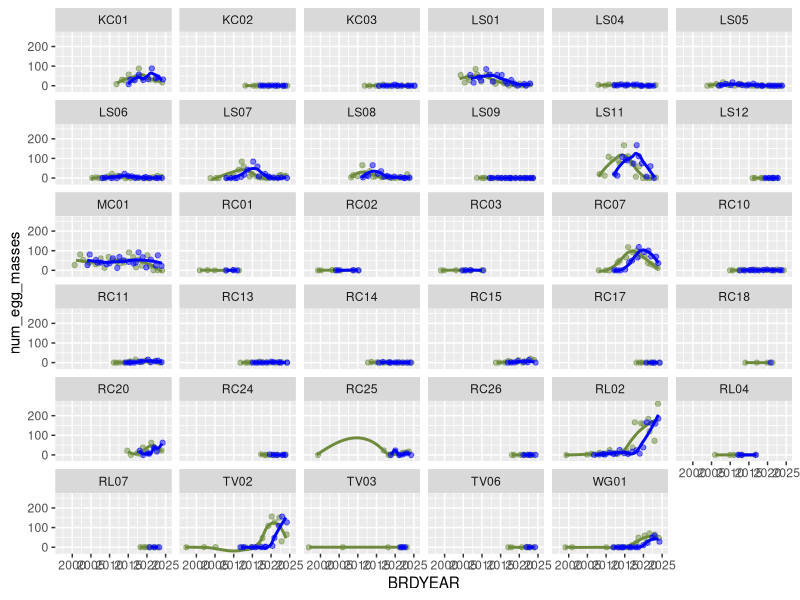
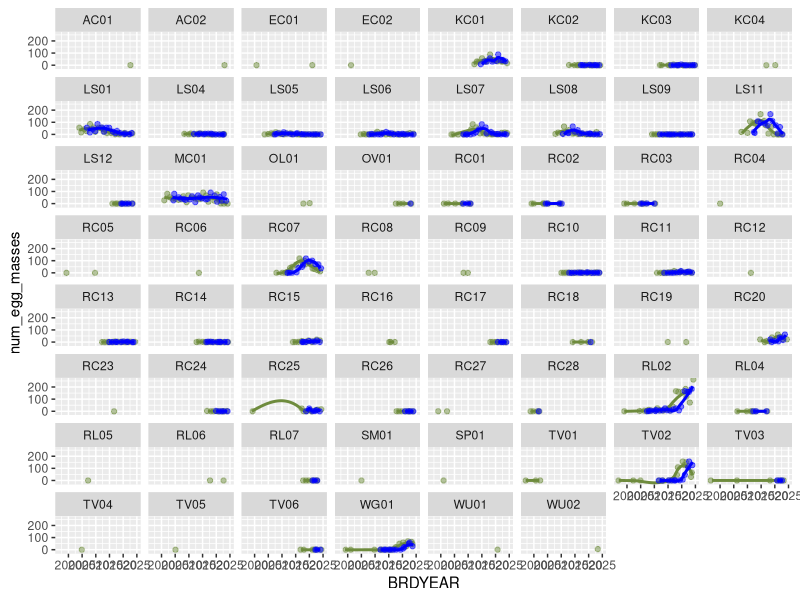

Recreate these plots in R, in order. (Note: this script raises an error after producing the figures.)
## ---- chunk 1
knitr::opts_chunk$set(echo = TRUE)
knitr::opts_chunk$set(warning = FALSE)
## ---- chunk 2
library(dplyr)
library(ggplot2)
library(tidyverse)
setwd(here::here("code"))
# source("1_data_prep.R")
data <- read_csv(here::here("data", "filtered_raw_data.csv"))
between_year_data <- read_csv(here::here("data", "between_year_data.csv"))
complete_btw_data <- read_csv(here::here("data", "complete_btw_data.csv"))
onset_of_breeding_surv <- read_csv(here::here("data", "onset_of_breeding.csv"))
## ---- chunk 3
#summary information of egg masses count

#total number of egg masses is 3939
sum(data$NumberofEggMasses, na.rm = TRUE)

#maximum number of egg masses for a given survey is 25, while the mean is 0.857
summary(data$NumberofEggMasses,na.rm = TRUE)
## ---- chunk 4
statistics <- data %>% 
  group_by(BRDYEAR,Watershed,LocationID) %>% 
  summarize(survey_count = n_distinct(EventGUID),
            mean_egg_num = (sum(NumberofEggMasses, na.rm = TRUE)/survey_count),
            total_egg_num =sum(NumberofEggMasses, na.rm = TRUE),
            firstEgg = min(dayOfWY), 
            lastEgg = max(dayOfWY), 
            breedingLength = max(dayOfWY) - min(dayOfWY))
statistics
## ---- chunk 5
# ranges of each variable for summary data table
data_mins <- data.frame(sapply(data, min, na.rm = TRUE))
data_maxs <- data.frame(sapply(data, max, na.rm = TRUE))
data_means <- data.frame(sapply(data, mean, na.rm = TRUE))
count(data, LocationID)
## ---- chunk 6
summary <- data %>%
  select(BRDYEAR, yearly_rain, yearly_rain_lag, mean_percent_water, mean_percent_sub, interpolated_canopy, WaterTemp, MaxD, WaterSalinity, AirTemp) %>%
  summarise(
    across(everything(), list(min = ~min(., na.rm = TRUE), 
                              max = ~max(., na.rm = TRUE), 
                              mean = ~mean(., na.rm = TRUE)), 
           .names = "{.col}_{.fn}")
  ) %>%
  pivot_longer(cols = everything(), 
               names_to = c("Variable", "Stat"),
               names_pattern = "(.*)_(.*)", 
               values_to = "Value") %>%
  pivot_wider(names_from = Stat, values_from = Value)

num_sites <- data %>% summarise(total_locationIDs = n_distinct(LocationID))
num_watershed <- data %>% summarise(total_watersheds = n_distinct(Watershed))

## ---- chunk 7
between_year_data_lagged <- between_year_data %>%
  group_by(LocationID) %>%
  arrange(BRDYEAR) %>%
  mutate(num_egg_masses_lag = lag(num_egg_masses, n = 3)) %>%
  ungroup()

lag_sites <- ggplot(between_year_data_lagged, aes(x=BRDYEAR)) +
  geom_jitter(aes(y=num_egg_masses), color="darkolivegreen4", alpha=0.5) +
  geom_smooth(aes(y=num_egg_masses), color="darkolivegreen4",alpha=0.3, se=F) +
  geom_jitter(aes(y=num_egg_masses_lag), color="blue", alpha=0.5) +
  geom_smooth(aes(y=num_egg_masses_lag), color="blue", alpha=0.3, se=F) +
  facet_wrap(.~LocationID)

## more relevant, just seemingly (at quick glance) continous sites
cont_btw_lag <- between_year_data_lagged %>% filter(LocationID=='KC01' | LocationID=='KC02' |LocationID=='KC03' | LocationID=='LS01' | LocationID=='LS04' | LocationID=='LS05' | LocationID=='LS06' | LocationID=='LS07' | LocationID=='LS08' | LocationID=='LS09' | LocationID=='LS11' | LocationID=='LS12' | LocationID=='MC01' | LocationID=='RC01' | LocationID=='RC02' | LocationID=='RC03' | LocationID=='RC07' | LocationID=='RC10' | LocationID=='RC11' | LocationID=='RC13' | LocationID=='RC14' | LocationID=='RC15' | LocationID=='RC17' | LocationID=='RC18' | LocationID=='RC20' | LocationID=='RC24' | LocationID=='RC25' | LocationID=='RC26' | LocationID=='RL02' | LocationID=='RL04' | LocationID=='RL07' | LocationID=='TV02' | LocationID=='TV03' | LocationID=='TV06' | LocationID=='WG01')

cont_lag_sites <- ggplot(cont_btw_lag, aes(x=BRDYEAR)) +
  geom_jitter(aes(y=num_egg_masses), color="darkolivegreen4", alpha=0.5) +
  geom_smooth(aes(y=num_egg_masses), color="darkolivegreen4",alpha=0.3, se=F) +
  geom_jitter(aes(y=num_egg_masses_lag), color="blue", alpha=0.5) +
  geom_smooth(aes(y=num_egg_masses_lag), color="blue", alpha=0.3, se=F) +
  facet_wrap(.~LocationID)
## ---- chunk 8
# Darren believes there is data 2004-2010 at Mori/Laguna Salada, Milagra, Big Lagoon, & Rodeo which prompted us to revisit our data before 2010 (prev filtered out)

false_validation <- raw_data %>% select(Validation) %>% 
  group_by(Validation) %>% 
  summarise(Counts=n())

# copied the filtering process used to create "data" from 1_data_prep. ADDED filter <2010
pre2010_data <- unfiltered_data %>% 
  group_by(LocationID, BRDYEAR) %>% 
  summarize(survey_count_site_yr = n_distinct(EventGUID), .groups = "drop") %>% 
  ungroup() %>% 
  full_join(unfiltered_data, by = c("LocationID" = "LocationID", "BRDYEAR" = "BRDYEAR")) %>% 
  filter(survey_count_site_yr > 1) %>% 
  filter(BRDYEAR < 2010) %>%
  mutate(
    Watershed = droplevels(Watershed),
    LocationID = droplevels(LocationID)) %>%
  mutate(
    LocationID = case_when(
      LocationID == "LS02" | LocationID == "LS03" ~ "LS11",
      TRUE ~ LocationID)) %>% 
  mutate(LocationID = case_when( # fix lowercase LocationIDs (ex: rc01 to RC01)
    LocationID == "rc01" ~ "RC01",
    LocationID == "rc02" ~ "RC02",
    LocationID == "rc03" ~ "RC03",
    TRUE ~ LocationID #keeps other values unchanged
  ))

# between year pre-2010 data
btw_pre2010_data <- pre2010_data %>% 
  select(LocationID, BRDYEAR, Watershed, NumberofEggMasses, AirTemp, WaterTemp, MaxD, WaterSalinity, CoastalSite, yearly_rain, ground_sub, ground_emerg, ground_open_water, interpolated_canopy, water_flow, water_regime) %>% 
  group_by(LocationID, BRDYEAR) %>% 
  summarize(
    mean_max_depth = ifelse(all(is.na(MaxD)), NA, mean(MaxD, na.rm = TRUE)),
    max_depth = ifelse(all(is.na(MaxD)), NA, max(MaxD, na.rm = TRUE)),
    mean_salinity = ifelse(all(is.na(WaterSalinity)), NA, mean(WaterSalinity, na.rm = TRUE)),
    max_salinity = ifelse(all(is.na(WaterSalinity)), NA, max(WaterSalinity, na.rm = TRUE)),
    AirTemp = ifelse(all(is.na(AirTemp)), NA, mean(AirTemp, na.rm = TRUE)),
    WaterTemp = ifelse(all(is.na(WaterTemp)), NA, mean(WaterTemp, na.rm = TRUE)),
    num_egg_masses = sum(NumberofEggMasses, na.rm = TRUE), 
    mean_percent_sub = ifelse(all(is.na(ground_sub)), NA, mean(ground_sub, na.rm = TRUE)),
    mean_percent_emerg = ifelse(all(is.na(ground_emerg)), NA, mean(ground_emerg, na.rm = TRUE)),
    mean_percent_water = ifelse(all(is.na(ground_open_water)), NA, mean(ground_open_water, na.rm = TRUE)),
    across(everything(), ~first(.))) %>% 
  select(-MaxD, -WaterSalinity, -NumberofEggMasses, -ground_sub, -ground_emerg, -ground_open_water) %>% 
  mutate(mean_salinity = if_else(CoastalSite, mean_salinity, 0),
         max_salinity = if_else(CoastalSite, max_salinity, 0)) %>% 
  select(-max_salinity, -mean_salinity) %>% # deleting salinity from between year
  ungroup()


# creating a "complete case" column
btw_pre2010_data$complete_case <- complete.cases(btw_pre2010_data)
complete_btw_pre2010_data <- btw_pre2010_data %>% filter(complete_case == TRUE)


pre2010_eggs <- pre2010_data %>% 
  group_by(BRDYEAR,Watershed,LocationID) %>% 
  summarize(survey_count = n_distinct(EventGUID),
            total_egg_num =sum(NumberofEggMasses, na.rm = TRUE),
            firstEgg = min(dayOfWY))

# onset of breeding pre2010
onset_pre2010 <- onset_of_breeding %>% 
  filter(BRDYEAR < 2010)

# creating a "complete case" column
onset_pre2010$complete_case <- complete.cases(onset_pre2010)
complete_onset_pre2010 <- onset_pre2010 %>% filter(complete_case == TRUE)
## ---- chunk 9
# LOCATIONID: number eggs vs. year
## only pre2010 data
ggplot(btw_pre2010_data, aes(BRDYEAR, num_egg_masses)) +
  geom_point() +
  geom_line() +
  facet_wrap(.~LocationID)

ggplot(btw_pre2010_data, aes(x=BRDYEAR, y=num_egg_masses, color=LocationID)) +
  geom_point() +
  geom_smooth(se=FALSE) +
  xlab("Year")

## all years
ggplot(between_year_data, aes(BRDYEAR, num_egg_masses)) +
  geom_point() +
  geom_line() +
  facet_wrap(.~LocationID)

ggsave('btw year - eggs by location.png', width = 15, height = 8, units = "in", path = "~/Documents/Berkeley/junior 2023-24/spring24/frog job/CRLF2/Output")

ggplot(between_year_data, aes(x=BRDYEAR, y=num_egg_masses, color=LocationID)) +
  geom_point() +
  geom_smooth(se=FALSE) +
  xlab("Year")

# WATERSHED: number eggs vs. year
## only pre2010 data
ggplot(btw_pre2010_data, aes(BRDYEAR, num_egg_masses)) +
  geom_point() +
  geom_line() +
  facet_wrap(.~Watershed)

ggplot(btw_pre2010_data, aes(x=BRDYEAR, y=num_egg_masses, color=Watershed)) +
  geom_point() +
  geom_smooth(se=FALSE) +
  xlab("Year")

## all data
ggplot(between_year_data, aes(BRDYEAR, num_egg_masses)) +
  geom_point() +
  geom_line() +
  facet_wrap(.~Watershed)
ggsave('btw year - eggs by watershed.png', width = 15, height = 8, units = "in", path = "~/Documents/Berkeley/junior 2023-24/spring24/frog job/CRLF2/Output")


ggplot(between_year_data, aes(x=BRDYEAR, y=num_egg_masses, color=Watershed)) +
  geom_point() +
  geom_smooth(se=FALSE) +
  xlab("Year")
## ---- chunk 10
# plots for data comparisons across all sites
cover_comparisons = between_year_data_for_cover_comparison

ggplot(data = cover_comparisons) + 
  geom_smooth(aes(x = BRDYEAR, y = mean_ground_sub), color = "salmon", se = FALSE) +
  geom_smooth(aes(x = BRDYEAR, y = mean_interpolated_sub), color = "turquoise3", se = FALSE)

ggplot(data = cover_comparisons) + 
  geom_smooth(aes(x = BRDYEAR, y = mean_ground_emerg), color = "salmon", se = FALSE) +
  geom_smooth(aes(x = BRDYEAR, y = mean_interpolated_emerg), color = "turquoise3", se = FALSE)

ggplot(data = cover_comparisons) + 
  geom_smooth(aes(x = BRDYEAR, y = mean_ground_open_water), color = "salmon", se = FALSE) +
  geom_smooth(aes(x = BRDYEAR, y = mean_interpolated_open_water), color = "turquoise3",se = FALSE)

## ---- chunk 11
# facet wrap by site
site_sub <- ggplot(data = cover_comparisons) + 
  geom_smooth(aes(x = BRDYEAR, y = mean_ground_sub), color = "salmon", se = FALSE) +
  geom_line(aes(x = BRDYEAR, y = mean_interpolated_sub), color = "turquoise3") +
  facet_wrap(~LocationID)

site_emerg <- ggplot(data = cover_comparisons) + 
  geom_smooth(aes(x = BRDYEAR, y = mean_ground_emerg), color = "salmon", se = FALSE) +
  geom_line(aes(x = BRDYEAR, y = mean_interpolated_emerg), color = "turquoise3", se = FALSE) +
  facet_wrap(~LocationID)

site_open <- ggplot(data = cover_comparisons) + 
  geom_smooth(aes(x = BRDYEAR, y = mean_ground_open_water), color = "salmon", se = FALSE) +
  geom_line(aes(x = BRDYEAR, y = mean_interpolated_open_water), color= "turquoise3", se = FALSE) +
  facet_wrap(~LocationID)
## ---- chunk 12
# run correlations for open water and vegetation
correlations <- cover_comparisons %>% 
  na.omit() %>% 
  group_by(LocationID) %>% 
  summarize(open_water_cor = cor(mean_ground_open_water, mean_interpolated_open_water),
            sub_cor = cor(mean_ground_sub, mean_interpolated_sub),
            emerg_cor = cor(mean_ground_emerg, mean_interpolated_emerg))

overall_cor <- cover_comparisons %>% 
  na.omit() %>% 
  summarize(open_water_cor = cor(mean_ground_open_water, mean_interpolated_open_water),
            sub_cor = cor(mean_ground_sub, mean_interpolated_sub),
            emerg_cor = cor(mean_ground_emerg, mean_interpolated_emerg))

# lm's for correlation
open_water_model <- lm(mean_ground_open_water ~ mean_interpolated_open_water + as.factor(LocationID), data = cover_comparisons)
summary(open_water_model)

sub_veg_model <- lm(mean_ground_sub ~ mean_interpolated_sub, data = cover_comparisons)
summary(sub_veg_model)

emerg_veg_model <- lm(mean_ground_emerg ~ mean_interpolated_emerg, data = cover_comparisons)
summary(emerg_veg_model)
## ---- chunk 13
# plotting on-the-ground data on X axis, interpolated on Y axis
ggplot(data = cover_comparisons, aes(x = mean_ground_open_water, y = mean_interpolated_open_water)) + 
  geom_smooth(se = FALSE) + 
  facet_wrap(~LocationID)
## ---- chunk 14
cover_comparisons = between_year_data_for_cover_comparison

# creating a "complete case" column
cover_comparisons$complete_case <- complete.cases(cover_comparisons)

# 161 complete cases 
complete_cover_comparisons <- cover_comparisons %>% filter(complete_case == TRUE)

# 24 complete sites
complete_sites <- complete_cover_comparisons %>% 
  group_by(LocationID) %>% 
  count() # there are 24 complete LocationIDs (sites)

## previous number of sites (before complete_case filter) = 47
## 23 sites were lost
previous_site_number <- between_year_data_for_cover_comparison %>% 
  group_by_("LocationID") %>% 
  count()

# join with previous_site LocationID column to get NAs for missing sites
complete_with_missing_sites <- previous_site_number %>% 
  select(LocationID) %>% 
  full_join(complete_sites)

summary(complete.cases(complete_with_missing_sites)) # lose 23 sites (complete=FALSE), 24 remain
## ---- chunk 15
# submergent
complete_submergent <- ggplot(data = complete_cover_comparisons) + 
  geom_smooth(aes(x = BRDYEAR, y = mean_ground_sub), color = "darkolivegreen3", se = FALSE) +
  geom_smooth(aes(x = BRDYEAR, y = mean_interpolated_sub), color = "cornflowerblue", se = FALSE)

#emergent
complete_emergent <- ggplot(data = complete_cover_comparisons) + 
  geom_smooth(aes(x = BRDYEAR, y = mean_ground_emerg), color = "darkolivegreen3", se = FALSE) +
  geom_smooth(aes(x = BRDYEAR, y = mean_interpolated_emerg), color = "cornflowerblue", se = FALSE)

#open water
complete_open <- ggplot(data = complete_cover_comparisons) + 
  geom_smooth(aes(x = BRDYEAR, y = mean_ground_open_water), color = "darkolivegreen3", se = FALSE) +
  geom_smooth(aes(x = BRDYEAR, y = mean_interpolated_open_water), color = "cornflowerblue",se = FALSE)
## ---- chunk 16
# facet wrap by site
## submergent
complete_site_sub <- ggplot(data = complete_cover_comparisons) + 
  geom_smooth(aes(x = BRDYEAR, y = mean_ground_sub), color = "darkolivegreen3", se = FALSE) +
  geom_line(aes(x = BRDYEAR, y = mean_interpolated_sub), color = "cornflowerblue") +
  facet_wrap(~LocationID)

## emergent
complete_site_emerg <- ggplot(data = complete_cover_comparisons) + 
  geom_smooth(aes(x = BRDYEAR, y = mean_ground_emerg), color = "darkolivegreen3", se = FALSE) +
  geom_line(aes(x = BRDYEAR, y = mean_interpolated_emerg), color = "cornflowerblue", se = FALSE) +
  facet_wrap(~LocationID)

## open water
complete_site_open <- ggplot(data = complete_cover_comparisons) + 
  geom_smooth(aes(x = BRDYEAR, y = mean_ground_open_water), color = "darkolivegreen3", se = FALSE) +
  geom_line(aes(x = BRDYEAR, y = mean_interpolated_open_water), color= "cornflowerblue", se = FALSE) +
  facet_wrap(~LocationID)
## ---- chunk 17
# run correlations for open water and vegetation

## by site
correlations <- complete_cover_comparisons %>% 
  na.omit() %>% 
  group_by(LocationID) %>% 
  summarize(open_water_cor = cor(mean_ground_open_water, mean_interpolated_open_water),
            sub_cor = cor(mean_ground_sub, mean_interpolated_sub),
            emerg_cor = cor(mean_ground_emerg, mean_interpolated_emerg))

## overall
overall_cor <- complete_cover_comparisons %>% 
  na.omit() %>% 
  summarize(open_water_cor = cor(mean_ground_open_water, mean_interpolated_open_water),
            sub_cor = cor(mean_ground_sub, mean_interpolated_sub),
            emerg_cor = cor(mean_ground_emerg, mean_interpolated_emerg))


# lm's for correlation
open_water_model <- lm(mean_ground_open_water ~ mean_interpolated_open_water + as.factor(LocationID), data = complete_cover_comparisons)
summary(open_water_model)

sub_veg_model <- lm(mean_ground_sub ~ mean_interpolated_sub, data = complete_cover_comparisons)
summary(sub_veg_model)

emerg_veg_model <- lm(mean_ground_emerg ~ mean_interpolated_emerg, data = complete_cover_comparisons)
summary(emerg_veg_model)
## ---- chunk 18
canopy_emergent <- complete_btw_data %>% ggplot(aes(x=interpolated_canopy, y=mean_percent_emerg))+
  geom_point() +
  geom_smooth()
canopy_emergent

canopy_emergent_model <- lm(mean_percent_emerg ~ interpolated_canopy, data = complete_btw_data)

summary(canopy_emergent_model)

# facet by site
complete_btw_data %>% ggplot(aes(x=interpolated_canopy, y=mean_percent_emerg))+
  geom_point() +
  geom_smooth() +
  facet_wrap(~Watershed)

## ---- chunk 19
# by watershed
ggplot(data=between_year_data, mapping=aes(x=BRDYEAR,y=num_egg_masses)) +
    stat_summary(
    fun = "sum",
    geom = "point",
    color = "darkolivegreen4",
    size = 1.5
  ) +
  facet_wrap( ~ Watershed) +
  labs(title="Annual Egg Masses by Watershed", x = "Year", y = " Egg Masses")

# by site
ggplot(data=between_year_data, mapping=aes(x=BRDYEAR,y=num_egg_masses)) +
    stat_summary(
    fun = "sum",
    geom = "point",
    color = "cornflowerblue",
    size = 1.5
  ) +
  facet_wrap( ~ LocationID) +
  labs(title="Annual Egg Masses by Site", x = "Year", y = " Egg Masses")
## ---- chunk 20
#I made a new "data_after2009"data set and plot the trend line using is, instead of the full "data". (since 2000-2005 all have 0 egg masses, and there are no records from 2009 to 2009)
data_after2009 <- data|> 
  filter(BRDYEAR>2009)
data_after2009

statistics_after2009 <- statistics |>
  filter(BRDYEAR>2009)
statistics_after2009
## ---- chunk 21
#plots of mean number of NEW egg masses per survey
#This code has been updated. If anyone can help adding label info (the mean value) besides each point that would be great. 
ggplot(data = data_after2009,mapping = aes(x = BRDYEAR, y = NumberofEggMasses))+ 
  geom_jitter(alpha=0.1,width = 0.1)+
  stat_summary(fun = "mean",geom = "point",color = "orange", size= 2)+
  geom_smooth(method = "lm", color = "blue",se = FALSE)+
  labs(x = "Year", y = "mean number of new egg masses per survey")+
  scale_y_continuous(limits = c(0,5))

### above plot facet by watershed
ggplot(data = data_after2009,mapping = aes(x = BRDYEAR, y = NumberofEggMasses))+ 
  geom_jitter(alpha=0.1,width = 0.1)+
  stat_summary(fun = "mean",geom = "point",color = "orange", size= 2)+
  geom_smooth(method = "lm", color = "blue",se = FALSE)+
  facet_wrap(~Watershed)+ scale_y_continuous(limits = c(0,5))

### above plot facet by site
ggplot(data = data_after2009,mapping = aes(x = BRDYEAR, y = NumberofEggMasses))+ 
  geom_jitter(alpha=0.1,width = 0.1)+
  stat_summary(fun = "mean",geom = "point",color = "orange", size= 2)+
  geom_smooth(method = "lm", color = "blue",se = FALSE)+
  facet_wrap(~LocationID)+ scale_y_continuous(limits = c(0,5))

## ---- chunk 22
#plot of total egg masses over time per Watershed
ggplot(data = data_after2009,
       mapping = aes(x = BRDYEAR, y = NumberofEggMasses)) +
  stat_summary(
    fun = "sum",
    geom = "point",
    color = "black",
    size = 2
  ) +
  facet_wrap( ~ Watershed) +
  labs(x = "Year", y = "total new egg masses")

#plot of total egg masses over time per site
ggplot(data = data_after2009) +
  stat_summary(
    mapping = aes(x = BRDYEAR, y = NumberofEggMasses),
    fun = "sum",
    geom = "point",
    color = "black",
    size = 2
  ) +
  facet_wrap( ~ LocationID) +
  labs(x = "Year", y = "total new egg masses")

## above with size of point = survey_count (per site)
ggplot(data = statistics, mapping = aes(x = BRDYEAR, y = total_egg_num)) +
  geom_point(aes(alpha = survey_count)) + facet_wrap(~LocationID) +
  labs(x = "Year", y = "total new egg masses")

# plot of presence or absence of eggs for each site/year
between_year_data_plot <- between_year_data %>% 
  mutate(
    boolean_eggs = (num_egg_masses != 0)
  )
ggplot(between_year_data_plot, aes(x = BRDYEAR, y = LocationID, fill = boolean_eggs)) + geom_tile(color = "black") + coord_fixed() + scale_fill_manual(values = c("lavender", "purple4")) + theme_classic()
## ---- chunk 23

ggplot(data = within_year_data, aes(x = dayOfWY, y = NumberofEggMasses)) + geom_point()

## ---- chunk 24
# timing (days since october 1) of egg laying by year and watershed

eggTiming<-data|>
  filter(NumberofEggMasses > 0)|>
  group_by(Watershed, LocationID, BRDYEAR)|>
  summarize(firstEgg = min(dayOfWY), 
            lastEgg = max(dayOfWY), 
            breedingLength = max(dayOfWY) - min(dayOfWY))
eggTiming


## plot timing v.1
ggplot(data = eggTiming, aes(x = BRDYEAR, y = breedingLength, color = Watershed)) + geom_line()

## improved plot timing v.2
ggplot(data = eggTiming, aes(x = BRDYEAR, y = breedingLength, color = Watershed)) + geom_point() + geom_smooth(method="loess", se=F)

#above plot but facet by watershed
ggplot(data = eggTiming, aes(x = BRDYEAR, y = breedingLength,color = Watershed)) + geom_point() + geom_smooth(method="loess", se=F)+ facet_wrap(~Watershed)

ggplot(data = eggTiming, aes(x = BRDYEAR, y = breedingLength,color = Watershed)) + geom_point() + geom_smooth(method="loess", se=F)+ facet_wrap(~LocationID)

# Which one of the 3 rainfall dataset should we use for each of these sites?
## TODO: correlate breeding season length with rainfall
## ---- chunk 25
eggTiming|>
  group_by(BRDYEAR)

# Calculate the full breeding length of all sites for a given year, to be correlated with rainfall data.
eggTiming_new <- data %>%
  filter(NumberofEggMasses > 0) %>%
  group_by(BRDYEAR) %>%
  summarize(firstEgg = min(dayOfWY), 
            lastEgg = max(dayOfWY), 
            breedingLength = max(dayOfWY) - min(dayOfWY))
eggTiming_new$Water_Year <- eggTiming_new$BRDYEAR
ggplot(data = eggTiming_new, aes(x = Water_Year, y = breedingLength,)) + geom_point() + geom_smooth(method="loess", se=F)
## ---- chunk 26
#table showing number of different sites for all watersheds
number_of_sites_within_watershed <- data %>% 
  group_by(Watershed) %>% 
  summarize(distinct_count = n_distinct(LocationID))
number_of_sites_within_watershed

as.data.frame(number_of_sites_within_watershed)
sum(number_of_sites_within_watershed$distinct_count)

#plot of the above table.
ggplot(number_of_sites_within_watershed,aes(x=Watershed,y=distinct_count))+
  geom_point()

# what is the list of sites?
## unfiltered data (i.e. visited 1x)

## filtered data
all_site_list <- data %>% group_by(LocationID) %>% 
  summarise(n=n())  %>% 
  select(LocationID)

## between year model
btw_site_list <- complete_btw_data %>% group_by(LocationID) %>% 
  summarise(n=n()) %>% 
  select(LocationID)

## within year model
within_site_list <- complete_onset %>% group_by(LocationID) %>% 
  summarise(n=n())  %>% 
  select(LocationID)

## ---- chunk 27
# table: number surveys per year (not relevant)
survey_count_by_year <- data|>
  group_by(BRDYEAR)|>
  summarize(survey_count=n_distinct(EventGUID))
survey_count_by_year

# plot: survey count per year across all watersheds/sites
ggplot(data = survey_count_by_year,aes(x=BRDYEAR,y=survey_count))+geom_point()+geom_smooth()+ scale_y_continuous(limits = c(0,200))

# table: number of surveys at each watershed per year
abundance_counts <- data %>%
  group_by(Watershed, BRDYEAR) %>%
  summarize(survey_count = n_distinct(EventGUID))
abundance_counts

# table: num surveys per site over entire study period
abundance_counts_sites <- data %>% 
  group_by(LocationID) %>% 
  summarize(survey_count = n_distinct(EventGUID))
view(abundance_counts_sites)
## ---- chunk 28
# above table but containing only after year 2009. There is a few survey before that and all in one single year in Watershed: redwood creek.
abundance_counts_after2009 <- data_after2009 %>%
  group_by(Watershed, BRDYEAR) %>%
  summarize(survey_count = n_distinct(EventGUID))
abundance_counts_after2009

# plot: number of surveys per year per Watershed after 2009.
survey_graph_after2009 <- ggplot(abundance_counts_after2009,aes(x=BRDYEAR,y=survey_count,colour=Watershed))+geom_point()+ facet_wrap(~Watershed)
survey_graph_after2009

## ---- chunk 29
#heatmap of survey count per year by watershed
ggplot(abundance_counts, aes(x = BRDYEAR, y = Watershed, fill = survey_count)) +
  geom_tile() +
  scale_fill_gradient(low = "#CBEB81", high = "#0E2D8A") +  # Adjust color gradient
  labs(x = "Breeding Year", y = "Watershed", title = "Abundance Heatmap") +  # Add axis labels and title
  theme_minimal()

#above graph containing only year after 2009.
ggplot(abundance_counts_after2009, aes(x = BRDYEAR, y = Watershed, fill = survey_count)) +
  geom_tile() +
  scale_fill_gradient(low = "#CBEB81", high = "#0E2D8A") +  # Adjust color gradient
  labs(x = "Breeding Year", y = "Watershed", title = "Abundance Heatmap") +  # Add axis labels and title
  theme_minimal()

## ---- chunk 30
#number of survey count for each number of new egg masses of all watersheds by year
ggplot(data = statistics, mapping = aes(x = total_egg_num)) + 
  geom_freqpoly(mapping = aes(colour = BRDYEAR))+
  scale_x_continuous(limits = c(0, 170))
## ---- chunk 31
# investigating number of observers (obsv_total)
## histogram of obsv_total
ggplot(data = data, aes(x = obsv_total)) + geom_histogram()
## ---- chunk 32
#counting the number of non-NA values for the environmental variables we are looking at
## SALINITY: There are 727 non-NA salinity data. We can adjust based on what Darren replied in email. 
length(na.omit(data$WaterSalinity))

## OPEN WATER： There are 3030 non-NA open water data
length(na.omit(data$PercentOpenWater))

## DEPTH (AVG & MAX): Darren said they are not that relevant; if we use we should use max depth (the one with more data)

#there are 2020 non-zero average depth data
length(na.omit(data$AvgD))

#there are 3099 non-zero maximum depth data
length(na.omit(data$MaxD))

#correlation between average depth and max depth is significantly positive 
regression_depth=lm(AvgD~MaxD,data=new_egg)
summary(regression_depth)

library(ggpubr)
ggscatter(new_egg, x = "MaxD", y = "AvgD",
          add = "reg.line",cor.coef=TRUE,coor.method=" ")
